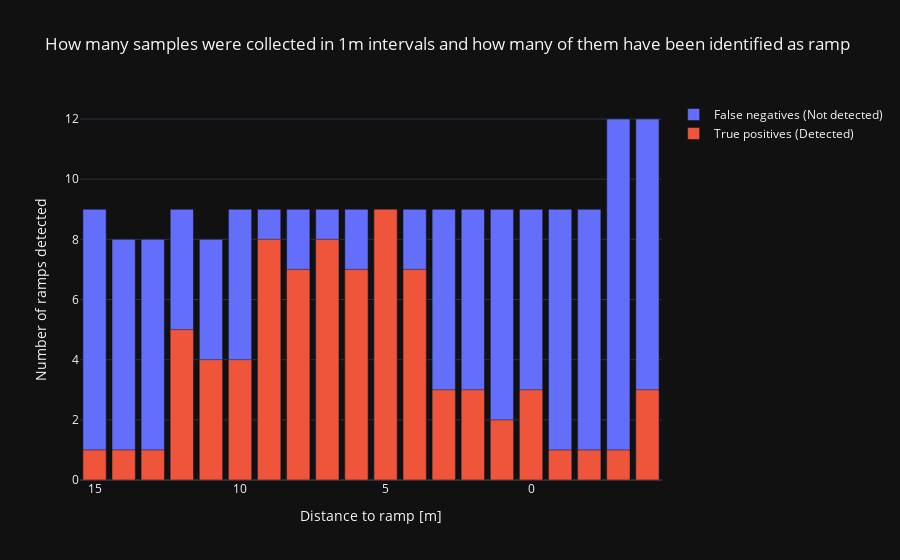
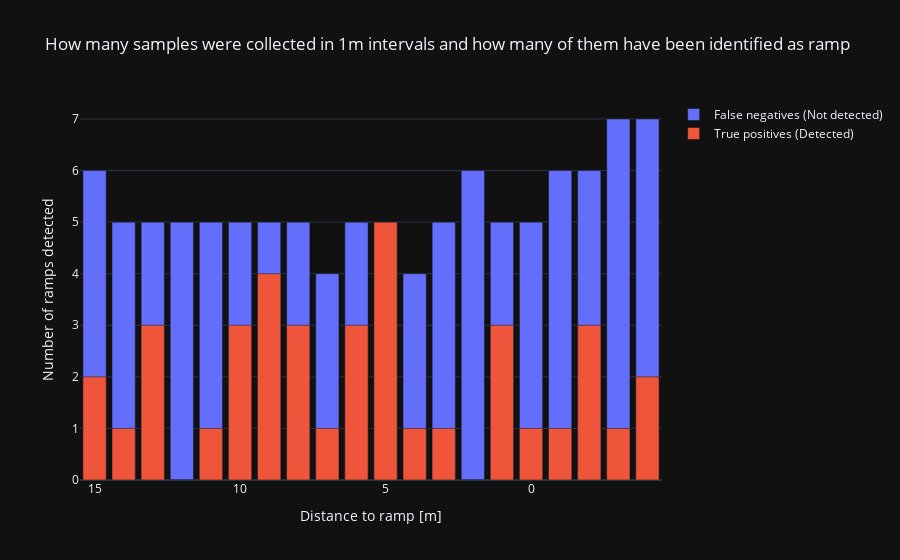
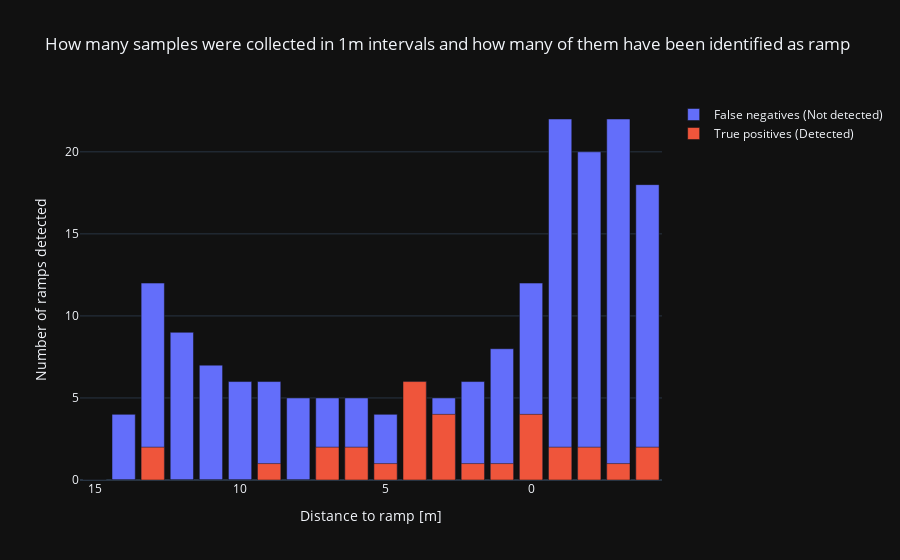

The notebook cell saved with these charts, in order:
### Markdown cell above
- Straight onto the curved ramped

<img src="Images/2021-10-19-15-30-50_map_odom.png" alt="Drawing" style="width: 1200px;"/>

- Straight onto the straight ramp

<img src="Images/2021-10-19-15-43-09_map_odom.png" alt="Drawing" style="width: 1200px;"/>

- Driving at a slight angle onto the ramp in -1th floor

<img src="Images/2021-10-19-15-52-21_map_odom.png" alt="Drawing" style="width: 1200px;"/>

### Code cell
# Rosbag names to evaluate
bag_names = [
    '2021-10-19-15-30-50_hdl.bag', 
    '2021-10-19-15-43-09_hdl.bag', 
    '2021-10-19-15-52-21_hdl.bag']
    
# Ground truth ramp region for each bag
xy_range = [[[24, 36], [-2.6, 1.5]],
            [[20, 32], [-1.4, 2.5]], 
            [[14.5, 24], [1.5, 5.8]]]

scores = []
for i,bag_name in enumerate(bag_names):
    # Extract ramp region data
    x_range, y_range = xy_range[i]
    # Create instance of class
    gs = GetScore(bag_name, x_range, y_range)
    score = gs.boss_method()
    scores.append(score)

### Figure 1 — Plotly figure (JSON) as saved in the notebook; plotly's stock layout.template omitted (floating-point values rounded to 4 significant figures)
{"data": [{"name": "False negatives (Not detected)", "offsetgroup": "0", "type": "bar", "x": [15, 14, 13, 12, 11, 10, 9, 8, 7, 6, 5, 4, 3, 2, 1, 0, -1, -2, -3, -4], "y": [9, 8, 8, 9, 8, 9, 9, 9, 9, 9, 9, 9, 9, 9, 9, 9, 9, 9, 12, 12]}, {"name": "True positives (Detected)", "offsetgroup": "0", "type": "bar", "x": [15, 14, 13, 12, 11, 10, 9, 8, 7, 6, 5, 4, 3, 2, 1, 0, -1, -2, -3, -4], "y": [1, 1, 1, 5, 4, 4, 8, 7, 8, 7, 9, 7, 3, 3, 2, 3, 1, 1, 1, 3]}], "layout": {"title": {"text": "How many samples were collected in 1m intervals and how many of them have been identified as ramp"}, "xaxis": {"autorange": "reversed", "title": {"text": "Distance to ramp [m]"}}, "yaxis": {"title": {"text": "Number of ramps detected"}}}}

### Figure 2 — Plotly figure (JSON) as saved in the notebook; plotly's stock layout.template omitted (floating-point values rounded to 4 significant figures)
{"data": [{"name": "False negatives (Not detected)", "offsetgroup": "0", "type": "bar", "x": [15, 14, 13, 12, 11, 10, 9, 8, 7, 6, 5, 4, 3, 2, 1, 0, -1, -2, -3, -4], "y": [6, 5, 5, 5, 5, 5, 5, 5, 4, 5, 5, 4, 5, 6, 5, 5, 6, 6, 7, 7]}, {"name": "True positives (Detected)", "offsetgroup": "0", "type": "bar", "x": [15, 14, 13, 12, 11, 10, 9, 8, 7, 6, 5, 4, 3, 2, 1, 0, -1, -2, -3, -4], "y": [2, 1, 3, 0, 1, 3, 4, 3, 1, 3, 5, 1, 1, 0, 3, 1, 1, 3, 1, 2]}], "layout": {"title": {"text": "How many samples were collected in 1m intervals and how many of them have been identified as ramp"}, "xaxis": {"autorange": "reversed", "title": {"text": "Distance to ramp [m]"}}, "yaxis": {"title": {"text": "Number of ramps detected"}}}}

### Figure 3 — Plotly figure (JSON) as saved in the notebook; plotly's stock layout.template omitted (floating-point values rounded to 4 significant figures)
{"data": [{"name": "False negatives (Not detected)", "offsetgroup": "0", "type": "bar", "x": [15, 14, 13, 12, 11, 10, 9, 8, 7, 6, 5, 4, 3, 2, 1, 0, -1, -2, -3, -4], "y": [0, 4, 12, 9, 7, 6, 6, 5, 5, 5, 4, 6, 5, 6, 8, 12, 22, 20, 22, 18]}, {"name": "True positives (Detected)", "offsetgroup": "0", "type": "bar", "x": [15, 14, 13, 12, 11, 10, 9, 8, 7, 6, 5, 4, 3, 2, 1, 0, -1, -2, -3, -4], "y": [0, 0, 2, 0, 0, 0, 1, 0, 2, 2, 1, 6, 4, 1, 1, 4, 2, 2, 1, 2]}], "layout": {"title": {"text": "How many samples were collected in 1m intervals and how many of them have been identified as ramp"}, "xaxis": {"autorange": "reversed", "title": {"text": "Distance to ramp [m]"}}, "yaxis": {"title": {"text": "Number of ramps detected"}}}}
